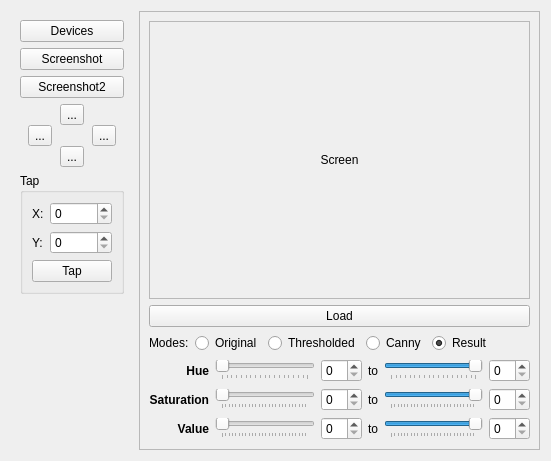
<?xml version="1.0" encoding="UTF-8"?>
<ui version="4.0">
 <class>MainBox</class>
 <widget class="QWidget" name="MainBox">
  <property name="geometry">
   <rect>
    <x>0</x>
    <y>0</y>
    <width>551</width>
    <height>461</height>
   </rect>
  </property>
  <property name="windowTitle">
   <string>Dialog</string>
  </property>
  <layout class="QHBoxLayout" name="horizontalLayout">
   <item>
    <layout class="QVBoxLayout" name="verticalLayout">
     <property name="leftMargin">
      <number>9</number>
     </property>
     <property name="topMargin">
      <number>9</number>
     </property>
     <property name="rightMargin">
      <number>9</number>
     </property>
     <property name="bottomMargin">
      <number>9</number>
     </property>
     <item>
      <widget class="QPushButton" name="btn_devices">
       <property name="text">
        <string>Devices</string>
       </property>
      </widget>
     </item>
     <item>
      <widget class="QPushButton" name="btn_create_screenshot">
       <property name="text">
        <string>Screenshot</string>
       </property>
      </widget>
     </item>
     <item>
      <widget class="QPushButton" name="btn_create_screenshot2">
       <property name="text">
        <string>Screenshot2</string>
       </property>
      </widget>
     </item>
     <item>
      <layout class="QGridLayout" name="gridLayout">
       <property name="spacing">
        <number>0</number>
       </property>
       <item row="0" column="1">
        <widget class="QToolButton" name="btn_swipe_DU">
         <property name="text">
          <string>...</string>
         </property>
         <property name="icon">
          <iconset resource="../../../../../lib/pictures/arrow.qrc">
           <normaloff>:/arrow/arrow-up.png</normaloff>:/arrow/arrow-up.png</iconset>
         </property>
        </widget>
       </item>
       <item row="1" column="2">
        <widget class="QToolButton" name="btn_swipe_LR">
         <property name="text">
          <string>...</string>
         </property>
         <property name="icon">
          <iconset resource="../../../../../lib/pictures/arrow.qrc">
           <normaloff>:/arrow/arrow-right.png</normaloff>:/arrow/arrow-right.png</iconset>
         </property>
        </widget>
       </item>
       <item row="1" column="0">
        <widget class="QToolButton" name="btn_swipe_RL">
         <property name="text">
          <string>...</string>
         </property>
         <property name="icon">
          <iconset resource="../../../../../lib/pictures/arrow.qrc">
           <normaloff>:/arrow/arrow-left.png</normaloff>:/arrow/arrow-left.png</iconset>
         </property>
        </widget>
       </item>
       <item row="2" column="1">
        <widget class="QToolButton" name="btn_swipe_UD">
         <property name="text">
          <string>...</string>
         </property>
         <property name="icon">
          <iconset resource="../../../../../lib/pictures/arrow.qrc">
           <normaloff>:/arrow/arrow-down.png</normaloff>:/arrow/arrow-down.png</iconset>
         </property>
        </widget>
       </item>
      </layout>
     </item>
     <item>
      <widget class="QGroupBox" name="groupBox">
       <property name="title">
        <string>Tap</string>
       </property>
       <layout class="QVBoxLayout" name="verticalLayout_3">
        <item>
         <layout class="QGridLayout" name="gridLayout_2">
          <item row="1" column="0">
           <widget class="QLabel" name="label_2">
            <property name="sizePolicy">
             <sizepolicy hsizetype="Fixed" vsizetype="Preferred">
              <horstretch>0</horstretch>
              <verstretch>0</verstretch>
             </sizepolicy>
            </property>
            <property name="text">
             <string>Y:</string>
            </property>
           </widget>
          </item>
          <item row="0" column="0">
           <widget class="QLabel" name="label">
            <property name="sizePolicy">
             <sizepolicy hsizetype="Fixed" vsizetype="Preferred">
              <horstretch>0</horstretch>
              <verstretch>0</verstretch>
             </sizepolicy>
            </property>
            <property name="text">
             <string>X:</string>
            </property>
           </widget>
          </item>
          <item row="0" column="1">
           <widget class="QSpinBox" name="sb_pos_x"/>
          </item>
          <item row="1" column="1">
           <widget class="QSpinBox" name="sb_pos_y"/>
          </item>
         </layout>
        </item>
        <item>
         <widget class="QPushButton" name="btn_tap">
          <property name="text">
           <string>Tap</string>
          </property>
         </widget>
        </item>
       </layout>
      </widget>
     </item>
     <item>
      <spacer name="verticalSpacer">
       <property name="orientation">
        <enum>Qt::Vertical</enum>
       </property>
       <property name="sizeHint" stdset="0">
        <size>
         <width>20</width>
         <height>40</height>
        </size>
       </property>
      </spacer>
     </item>
    </layout>
   </item>
   <item>
    <widget class="QFrame" name="frame">
     <property name="minimumSize">
      <size>
       <width>200</width>
       <height>0</height>
      </size>
     </property>
     <property name="frameShape">
      <enum>QFrame::StyledPanel</enum>
     </property>
     <property name="frameShadow">
      <enum>QFrame::Raised</enum>
     </property>
     <layout class="QVBoxLayout" name="verticalLayout_4">
      <item>
       <widget class="QScrollArea" name="scrollArea">
        <property name="widgetResizable">
         <bool>true</bool>
        </property>
        <widget class="QWidget" name="scrollAreaWidgetContents">
         <property name="geometry">
          <rect>
           <x>0</x>
           <y>0</y>
           <width>389</width>
           <height>238</height>
          </rect>
         </property>
         <layout class="QVBoxLayout" name="verticalLayout_2">
          <item>
           <widget class="QLabel" name="lbl_screenshot">
            <property name="text">
             <string>Screen</string>
            </property>
            <property name="alignment">
             <set>Qt::AlignCenter</set>
            </property>
           </widget>
          </item>
         </layout>
        </widget>
       </widget>
      </item>
      <item>
       <widget class="QPushButton" name="btn_load">
        <property name="text">
         <string>Load</string>
        </property>
       </widget>
      </item>
      <item>
       <layout class="QHBoxLayout" name="horizontalLayout_2">
        <item>
         <widget class="QLabel" name="label_8">
          <property name="text">
           <string>Modes:</string>
          </property>
         </widget>
        </item>
        <item>
         <widget class="QRadioButton" name="rbOriginal">
          <property name="text">
           <string>Original</string>
          </property>
         </widget>
        </item>
        <item>
         <widget class="QRadioButton" name="rbThresholded">
          <property name="text">
           <string>Thresholded</string>
          </property>
          <property name="checked">
           <bool>false</bool>
          </property>
         </widget>
        </item>
        <item>
         <widget class="QRadioButton" name="rbCanny">
          <property name="text">
           <string>Canny</string>
          </property>
          <property name="checked">
           <bool>false</bool>
          </property>
         </widget>
        </item>
        <item>
         <widget class="QRadioButton" name="rbResult">
          <property name="text">
           <string>Result</string>
          </property>
          <property name="checked">
           <bool>true</bool>
          </property>
         </widget>
        </item>
        <item>
         <spacer name="horizontalSpacer">
          <property name="orientation">
           <enum>Qt::Horizontal</enum>
          </property>
          <property name="sizeHint" stdset="0">
           <size>
            <width>40</width>
            <height>20</height>
           </size>
          </property>
         </spacer>
        </item>
       </layout>
      </item>
      <item>
       <layout class="QGridLayout" name="gridLayout_3">
        <item row="1" column="1">
         <widget class="QSlider" name="slSaturationFrom">
          <property name="maximum">
           <number>255</number>
          </property>
          <property name="orientation">
           <enum>Qt::Horizontal</enum>
          </property>
          <property name="tickPosition">
           <enum>QSlider::TicksBelow</enum>
          </property>
         </widget>
        </item>
        <item row="0" column="1">
         <widget class="QSlider" name="slHueFrom">
          <property name="maximum">
           <number>179</number>
          </property>
          <property name="orientation">
           <enum>Qt::Horizontal</enum>
          </property>
          <property name="tickPosition">
           <enum>QSlider::TicksBelow</enum>
          </property>
         </widget>
        </item>
        <item row="1" column="3">
         <widget class="QLabel" name="label_7">
          <property name="text">
           <string>to</string>
          </property>
         </widget>
        </item>
        <item row="2" column="0">
         <widget class="QLabel" name="label_3">
          <property name="font">
           <font>
            <weight>75</weight>
            <bold>true</bold>
           </font>
          </property>
          <property name="text">
           <string>Value</string>
          </property>
          <property name="alignment">
           <set>Qt::AlignRight|Qt::AlignTrailing|Qt::AlignVCenter</set>
          </property>
         </widget>
        </item>
        <item row="2" column="2">
         <widget class="QSpinBox" name="spValueFrom"/>
        </item>
        <item row="1" column="2">
         <widget class="QSpinBox" name="spSaturationFrom"/>
        </item>
        <item row="0" column="5">
         <widget class="QSpinBox" name="spHueTo"/>
        </item>
        <item row="2" column="5">
         <widget class="QSpinBox" name="spValueTo"/>
        </item>
        <item row="1" column="5">
         <widget class="QSpinBox" name="spSaturationTo"/>
        </item>
        <item row="0" column="4">
         <widget class="QSlider" name="slHueTo">
          <property name="maximum">
           <number>179</number>
          </property>
          <property name="value">
           <number>179</number>
          </property>
          <property name="orientation">
           <enum>Qt::Horizontal</enum>
          </property>
          <property name="tickPosition">
           <enum>QSlider::TicksBelow</enum>
          </property>
         </widget>
        </item>
        <item row="2" column="4">
         <widget class="QSlider" name="slValueTo">
          <property name="maximum">
           <number>255</number>
          </property>
          <property name="value">
           <number>255</number>
          </property>
          <property name="orientation">
           <enum>Qt::Horizontal</enum>
          </property>
          <property name="tickPosition">
           <enum>QSlider::TicksBelow</enum>
          </property>
         </widget>
        </item>
        <item row="0" column="2">
         <widget class="QSpinBox" name="spHueFrom"/>
        </item>
        <item row="2" column="1">
         <widget class="QSlider" name="slValueFrom">
          <property name="maximum">
           <number>255</number>
          </property>
          <property name="orientation">
           <enum>Qt::Horizontal</enum>
          </property>
          <property name="tickPosition">
           <enum>QSlider::TicksBelow</enum>
          </property>
         </widget>
        </item>
        <item row="1" column="0">
         <widget class="QLabel" name="label_4">
          <property name="font">
           <font>
            <weight>75</weight>
            <bold>true</bold>
           </font>
          </property>
          <property name="text">
           <string>Saturation</string>
          </property>
          <property name="alignment">
           <set>Qt::AlignRight|Qt::AlignTrailing|Qt::AlignVCenter</set>
          </property>
         </widget>
        </item>
        <item row="0" column="0">
         <widget class="QLabel" name="label_5">
          <property name="font">
           <font>
            <weight>75</weight>
            <bold>true</bold>
           </font>
          </property>
          <property name="text">
           <string>Hue</string>
          </property>
          <property name="alignment">
           <set>Qt::AlignRight|Qt::AlignTrailing|Qt::AlignVCenter</set>
          </property>
         </widget>
        </item>
        <item row="1" column="4">
         <widget class="QSlider" name="slSaturationTo">
          <property name="maximum">
           <number>255</number>
          </property>
          <property name="value">
           <number>255</number>
          </property>
          <property name="orientation">
           <enum>Qt::Horizontal</enum>
          </property>
          <property name="tickPosition">
           <enum>QSlider::TicksBelow</enum>
          </property>
         </widget>
        </item>
        <item row="0" column="3">
         <widget class="QLabel" name="label_6">
          <property name="text">
           <string>to</string>
          </property>
         </widget>
        </item>
        <item row="2" column="3">
         <widget class="QLabel" name="label_9">
          <property name="text">
           <string>to</string>
          </property>
         </widget>
        </item>
       </layout>
      </item>
     </layout>
    </widget>
   </item>
  </layout>
 </widget>
 <tabstops>
  <tabstop>btn_devices</tabstop>
  <tabstop>btn_create_screenshot</tabstop>
  <tabstop>btn_create_screenshot2</tabstop>
  <tabstop>btn_swipe_DU</tabstop>
  <tabstop>btn_swipe_RL</tabstop>
  <tabstop>btn_swipe_LR</tabstop>
  <tabstop>btn_swipe_UD</tabstop>
 </tabstops>
 <resources>
  <include location="../../../../../lib/pictures/arrow.qrc"/>
 </resources>
 <connections/>
</ui>
